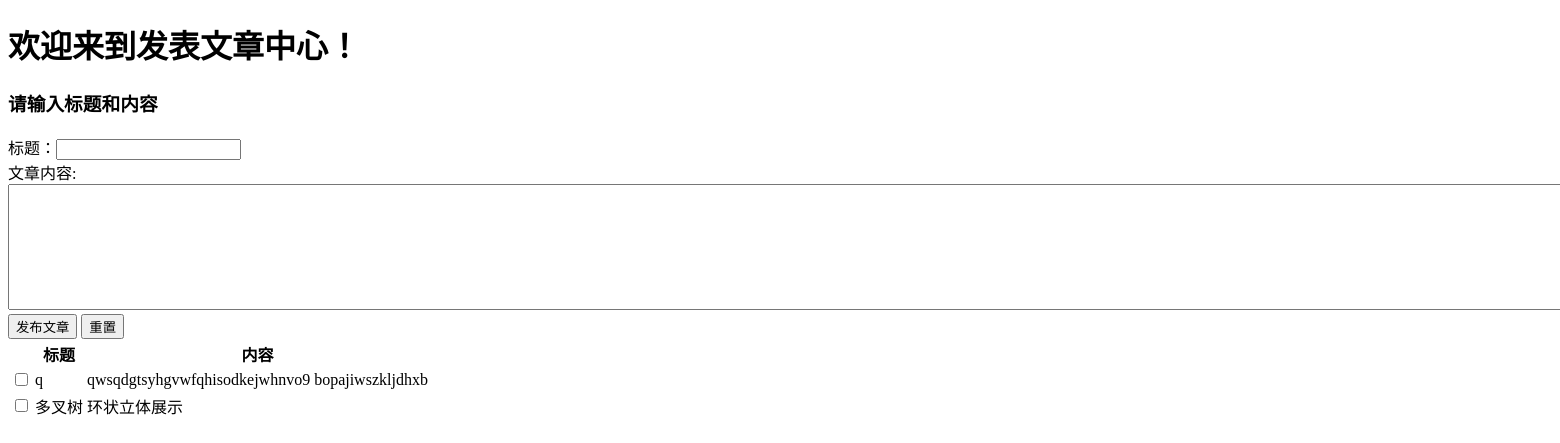
Before: / with the older database file.
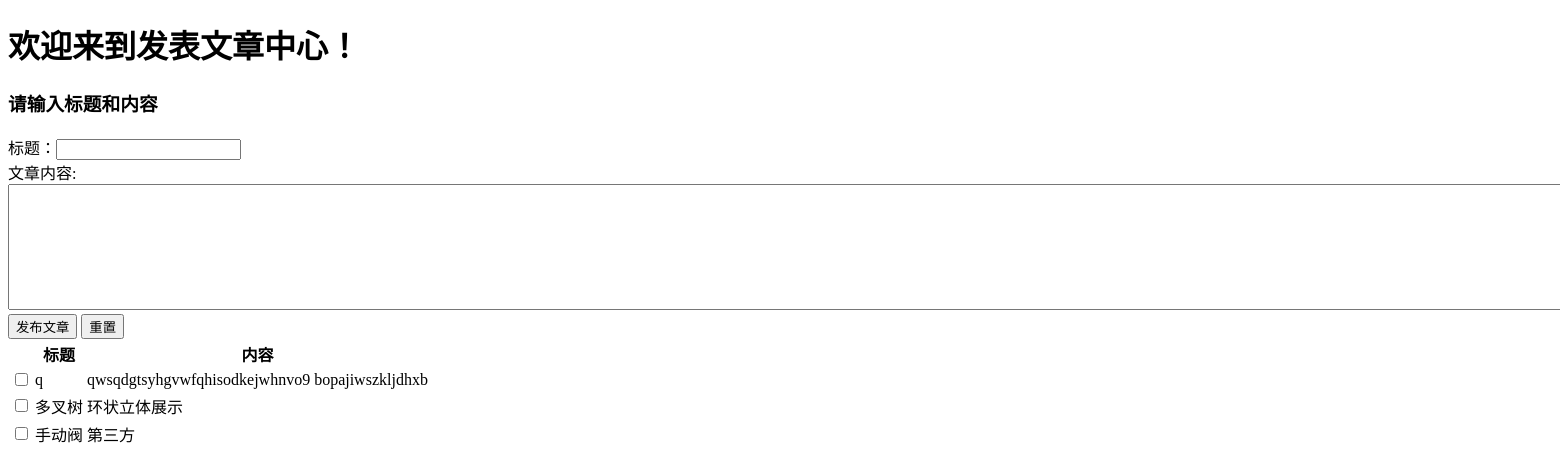
After: the same page with the newer database file.
### tables this page shows
CREATE TABLE articles
(
	id integer
		constraint articles_pk
			primary key autoincrement,
	title varchar(50) not null,
	content varchar(2000) not null,
	author varchar(50)
);

### swbApp2.py (the view)
@app.route('/')
def hello_world():
    cu.execute("select * from articles")
    ret=cu.fetchall()
    return render_template("main.html",msg2=ret)

### templates/main.html (shortened to what this page needs)
<!DOCTYPE html>
<html lang="en">
<head>
</head>
<body>
<h1>欢迎来到发表文章中心！</h1>
    <form action="/create" method="post">
        <h3>请输入标题和内容</h3>
        标题：<input type="text" id="title" name="title"></br>
        文章内容:</br><textarea id="content" name="content" cols="200" rows="8"></textarea></br>
        <button>发布文章</button>{{msg}}
        <button type="reset">重置</button>
    </form>
<table>
        <th></th>
        <th>标题</th>
        <th>内容</th>
        <tbody>
        {% for i in msg2 %}
        <tr>
            <td><input type="checkbox"  class="che" onclick="test('{{i[0]}}','{{i[1]}}', '{{i[2]}}', this)" /></td>
            <td>{{i[1]}}</td>
            <td>{{i[2]}}</td>
        </tr>
        {% endfor %}
        </tbody>
    </table>
</body>
</html>

Changed rows visible on the page:
added articles: title "手动阀", content "第三方"
